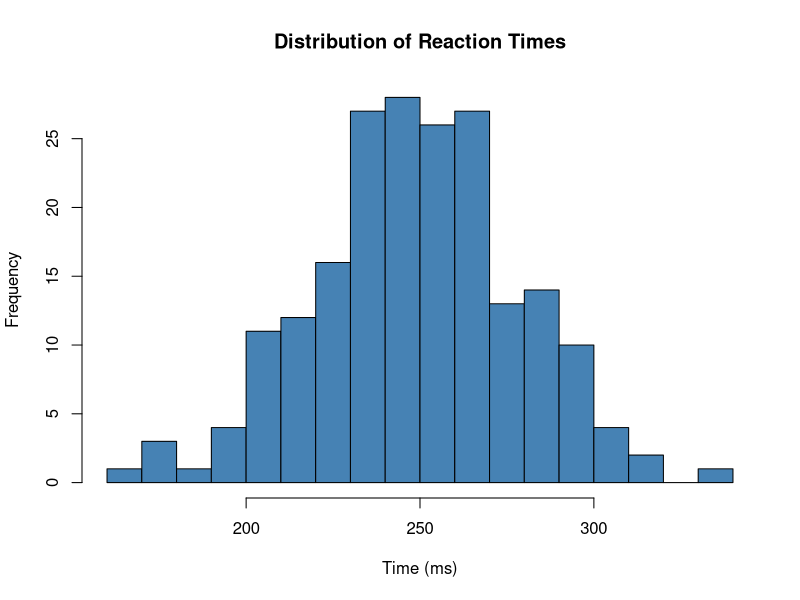

Source code (R):
## ---- chunk 1
# Generate sample data, create a histogram, and summarize
set.seed(42)
reaction_times <- rnorm(200, mean = 250, sd = 30)

hist(reaction_times, 
     main = "Distribution of Reaction Times",
     xlab = "Time (ms)", 
     col = "steelblue",
     breaks = 15)

summary(reaction_times)
